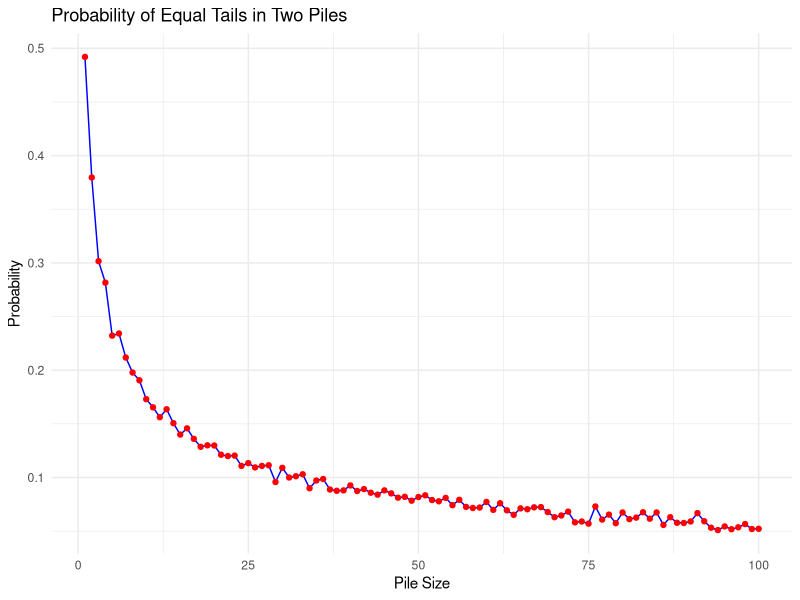

Recreate this plot in R.
## ---- chunk 1
# Simulate flipping two piles of coins and checking if the number of tails match
library(purrr)

coin_flip <- c(0, 1)

# Function to simulate flipping two piles and checking if they match in tails
flip_coins <- function(pile_size) {
  left_pile <- sample(coin_flip, size = pile_size, replace = TRUE)
  right_pile <- sample(coin_flip, size = pile_size, replace = TRUE)
  
  tails_match <- ifelse(sum(left_pile) == sum(right_pile), 1, 0)
  return (tails_match)
}

# Run the simulation many times and return the estimated probability
coin_simulation <- function(pile_size, num_iterations) {
  results <- map_dbl(c(1:num_iterations), ~flip_coins(pile_size = pile_size)) 
  probability_same_tails <- mean(results)
  return(probability_same_tails)
}

coin_simulation(50, 100000)
## ---- chunk 2
library(ggplot2)

pile_size <- (1:100)

results_100 <- map_dbl(pile_size, coin_simulation, num_iterations = 5000)
results_df <- data.frame(pile_size = pile_size, probability = results_100)


ggplot(results_df, aes(x = pile_size, y = probability)) +
  geom_line(color = "blue") +
  geom_point(color = "red") +
  labs(
    title = "Probability of Equal Tails in Two Piles",
    x = "Pile Size",
    y = "Probability"
  ) +
  theme_minimal()
